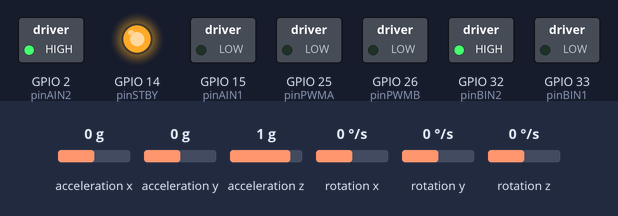
The sketch below on a simulated ESP32. Shown: switched loads named in the sketch (green lamp = pin HIGH), output pins drawn as LEDs (lit = HIGH). The inputs (shaded band) are chosen by the test bench; at power-on: acceleration z 1 g, acceleration x 0 g, acceleration y 0 g, rotation x 0 °/s, rotation y 0 °/s, rotation z 0 °/s. What the sketch prints to the serial monitor is not drawn.

Above: at 1.2 s.
1.3 s: acceleration z set to 0 g
Timing chart, 0 to 4.3 s (numbered marks = the images above; inputs shaded):
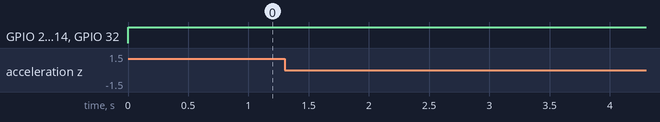

Measured:
- after the input at 1.3 s, every drawn part: stays the same

The sketch:

PID_filtro_IIR.ino
```cpp
#include <Wire.h>
#include <MPU6050.h>
#include <I2Cdev.h>

MPU6050 sensor;

const int pinPWMA = 25;
const int pinAIN2 = 2;
const int pinAIN1 = 15;
const int pinBIN1 = 33;
const int pinBIN2 = 32;
const int pinPWMB = 26;
const int pinSTBY = 14;

float ang_x = 0, ang_y = 0;
float ang_x_prev = 0, ang_y_prev = 0;
float dt = 0;
long tiempo_prev = 0;

float Kp = 10; // Ajusta estos 3 valores según sea necesario
float Ki = 0.5;
float Kd = 0;

// Coeficientes del controlador PID
float A0, A1, A2;

// Array de errores
float error[3] = {0, 0, 0};

bool pidEnabled = true;

void setup() {
    Serial.begin(115200);
    pinMode(pinPWMA, OUTPUT);
    pinMode(pinAIN2, OUTPUT);
    pinMode(pinAIN1, OUTPUT);
    pinMode(pinPWMB, OUTPUT);
    pinMode(pinBIN1, OUTPUT);
    pinMode(pinBIN2, OUTPUT);
    pinMode(pinSTBY, OUTPUT);

    Wire.begin(21, 22);
    sensor.initialize();

    // Calcula los coeficientes del PID
    A0 = Kp + Ki * dt + Kd / dt;
    A1 = -Kp - 2 * Kd / dt;
    A2 = Kd / dt;
}

void loop() {
    if (pidEnabled) {
        int16_t ax, ay, az;
        int16_t gx, gy, gz;
        sensor.getAcceleration(&ax, &ay, &az);
        sensor.getRotation(&gx, &gy, &gz);

        float accel_ang_x = atan(ay / sqrt(pow(ax, 2) + pow(az, 2))) * (180.0 / PI);
        float accel_ang_y = atan(-ax / sqrt(pow(ay, 2) + pow(az, 2))) * (180.0 / PI);

        dt = (millis() - tiempo_prev) / 1000.0;
        tiempo_prev = millis();
        ang_x = 0.98 * (ang_x_prev + (gx / 131.0) * dt) + 0.02 * accel_ang_x;
        ang_y = 0.98 * (ang_y_prev + (gy / 131.0) * dt) + 0.02 * accel_ang_y;

        ang_x_prev = ang_x;
        ang_y_prev = ang_y;

        float desired_angle = 0.0;

        // Actualiza el array de errores
        error[2] = error[1];
        error[1] = error[0];
        error[0] = desired_angle - ang_x;

        // Calcula la salida del PID usando la forma IIR
        float motor_speed = A0 * error[0] + A1 * error[1] + A2 * error[2];

        enableMotors();
        moveMotor(pinPWMA, pinAIN1, pinAIN2, motor_speed);
        moveMotor(pinPWMB, pinBIN1, pinBIN2, motor_speed);

        Serial.print("Rotation in X: ");
        Serial.print(ang_x);
        Serial.print(", Error: ");
        Serial.print(error[0]);
        Serial.print(", Motor Speed: ");
        Serial.println(motor_speed);
    }

    delay(10);
}

void moveMotor(int pinPWM, int pinIN1, int pinIN2, float speed) {
    if (speed > 255) speed = 255;
    if (speed < -255) speed = -255;

    if (speed > 0) {
        digitalWrite(pinIN1, HIGH);
        digitalWrite(pinIN2, LOW);
        analogWrite(pinPWM, speed);
    } else {
        digitalWrite(pinIN1, LOW);
        digitalWrite(pinIN2, HIGH);
        analogWrite(pinPWM, -speed);
    }
}

void enableMotors() {
    digitalWrite(pinSTBY, HIGH);
}

void shutdown() {
    pidEnabled = false;
    digitalWrite(pinSTBY, LOW);
    moveMotor(pinPWMA, pinAIN1, pinAIN2, 0);
    moveMotor(pinPWMB, pinBIN1, pinBIN2, 0);
}

void start() {
    pidEnabled = true;
    digitalWrite(pinSTBY, HIGH);
}
```
